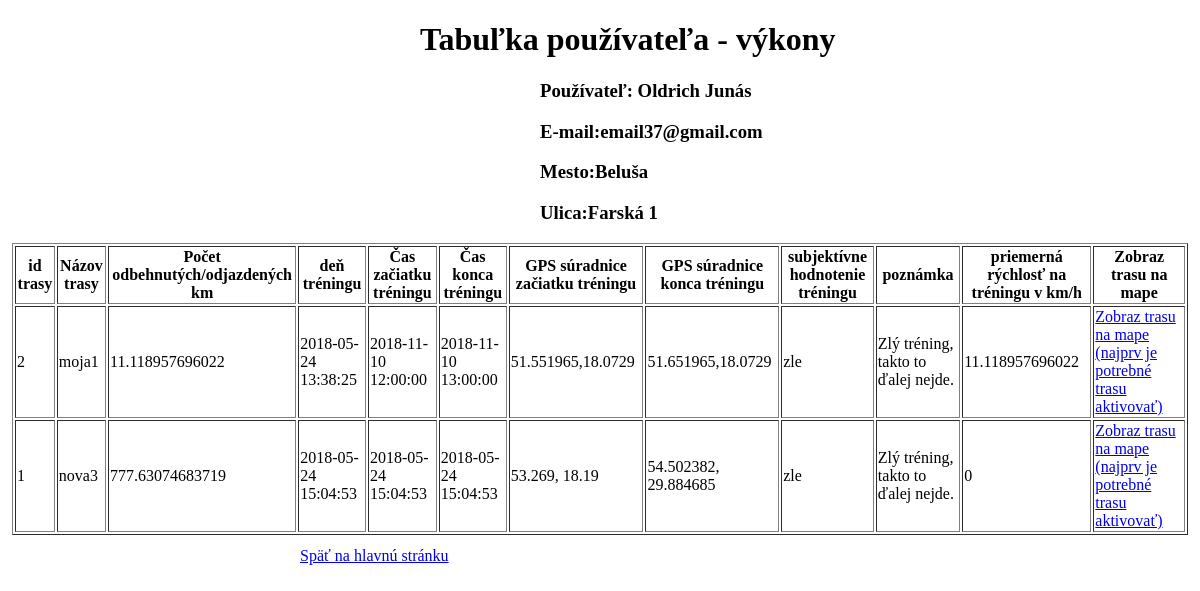
The app's page /VykonyTabulka.php?vykon=email37@gmail.com (signed in) with its own data.
### tables this page shows
CREATE TABLE `User` (
  `id` int(11) NOT NULL,
  `priezvisko` varchar(40) DEFAULT NULL,
  `meno` varchar(40) DEFAULT NULL,
  `email` varchar(40) NOT NULL,
  `pass` varchar(200) NOT NULL,
  `type` int(11) NOT NULL,
  `valid` int(11) NOT NULL,
  `hash` varchar(200) DEFAULT NULL,
  `stredna` varchar(100) DEFAULT NULL,
  `stredna_adresa` varchar(100) DEFAULT NULL,
  `bydlisko_ulica` varchar(100) DEFAULT NULL,
  `psc` varchar(20) DEFAULT NULL,
  `bydlisko_obec` varchar(100) DEFAULT NULL
);

CREATE TABLE `cvicenie` (
  `id` bigint(20) UNSIGNED NOT NULL,
  `trasa_id` bigint(20) NOT NULL,
  `user_id` bigint(20) NOT NULL,
  `start` varchar(100) NOT NULL,
  `ciel` varchar(100) NOT NULL,
  `zaciatok` datetime NOT NULL,
  `koniec` datetime NOT NULL,
  `pridane` datetime NOT NULL DEFAULT CURRENT_TIMESTAMP
);

### VykonyTabulka.php (the view, shortened to what this page needs)
 <!DOCTYPE html>
<html lang="sk">
<html>
  <head>
  <link rel="stylesheet" type="text/css" href="styly.css">
  </head>
  <body>
   <h1>Tabuľka používateľa - výkony</h1>
<?php
$servername = DB_HOSTNAME;
$username = DB_USERNAME;
$password = DB_PASSWORD;
$dbname = DB_DATABASE;
$conn = new mysqli($servername, $username, $password, $dbname);
$conn->set_charset("utf8");
    $userMail=$_GET['vykon'];
    $sql1 = "SELECT meno, priezvisko, email,bydlisko_ulica,bydlisko_obec from  ".USER_TABLE." where email=\"$userMail\"";
    $result1 = $conn->query($sql1);
 $NAME="";
  $SURNAME="";
  $MAIL="";
  $BYDUL="";
  $BYDOB="";
      if ($result1->num_rows > 0) {
    while($row1= $result1->fetch_assoc()) {
     $NAME=$row1["meno"];
  $SURNAME=$row1["priezvisko"];
  $MAIL=$row1["email"];
  $BYDUL=$row1["bydlisko_ulica"];
  $BYDOB=$row1["bydlisko_obec"];
    }
    }
   echo "<h3>Používateľ: $NAME $SURNAME</h3>";
  echo "<h3>E-mail:$MAIL </h3>";
  echo "<h3>Mesto:$BYDOB </h3>";
   echo "<h3>Ulica:$BYDUL </h3>";
  echo "<table id=\"tabulka\" border=\"1\">";
  echo "<thead><tr><th>id trasy</th><th>Názov trasy</th>";
 echo "<th>Počet odbehnutých/odjazdených km</a></th>";
 echo "<th>deň tréningu</th>";
 echo "<th>Čas začiatku tréningu</th>";
  echo "<th>Čas konca tréningu</th>";
   echo "<th>GPS súradnice začiatku tréningu</th>";
    echo "<th>GPS súradnice konca tréningu</th>";
     echo "<th>subjektívne hodnotenie tréningu</th>";
     echo "<th>poznámka</th>";
     echo "<th>priemerná rýchlosť na tréningu v km/h</th>";
     echo "<th>Zobraz trasu na mape</th></tr> </thead>";
$sql = "SELECT  b.type, a.id, a.nazov, c.pridane, c.zaciatok, c.koniec, c.start as GPSstart,c.ciel as GPSciel from trasa a join  ".USER_TABLE." b on a.autor = b.id join cvicenie c  on a.id=c.trasa_id where b.email=\"$userMail\" ";
$result = $conn->query($sql);
    $IDs=array();
    $Nazovtrasy=array();
  $Odjazdenekm=array();
   $Dentreningu=array();
    $Caszactrening=array();
     $Caskontrening=array();
      $GPSzactrening=array();
        $GPSkonctrening=array();
          $Hodnotenie=array();
        $Poznamka=array();
         $Priemernarychlost=array();
         $Lats1=array();
         $Longs1=array();
         $Lats2=array();
         $Longs2=array();
         $LongsDelta=array();
         $distance =array();
         $duration =array();
    $i=0;
if ($result->num_rows > 0) {
    while($row = $result->fetch_assoc()) {
       $IDs[$i]=$row["id"];
      $Nazovtrasy[$i]=$row["nazov"];
    $Dentreningu[$i]=$row["pridane"];
    $Caszactrening[$i]=$row["zaciatok"];
     $Caskontrening[$i]=$row["koniec"];
      $duration[$i]=(strtotime($Caskontrening[$i])-strtotime($Caszactrening[$i]))/3600;
      $GPSzactrening[$i]=$row["GPSstart"];
       $position=strpos($GPSzactrening[$i],",");
        $Lats1[$i]=floatval(substr($GPSzactrening[$i],0,$position));
        $Longs1[$i]=floatval(substr($GPSzactrening[$i],$position+1,$position));
        $GPSkonctrening[$i]=$row["GPSciel"];
          $position=strpos($GPSkonctrening[$i],",");
          $Lats2[$i]=floatval(substr($GPSkonctrening[$i],0,$position));
        $Longs2[$i]=floatval(substr($GPSkonctrening[$i],$position+1,$position));
        $LongsDelta[$i]=$Longs1[$i] - $Longs2[$i];
         $distance[$i] = (sin(deg2rad($Lats1[$i])) * sin(deg2rad($Lats2[$i]))) + (cos(deg2rad($Lats1[$i])) * cos(deg2rad($Lats2[$i])) * cos(deg2rad($LongsDelta[$i])));
          $distance[$i] =acos($distance[$i]);
           $distance[$i] =rad2deg($distance[$i]);
            $distance[$i] =$distance[$i]*60*1.1515*1.609344;
        $Odjazdenekm[$i]=$distance[$i];
          if($duration[$i]!=0)
            $Priemernarychlost[$i]=$Odjazdenekm[$i]/$duration[$i];
        else
            $Priemernarychlost[$i]=0;
          if($Priemernarychlost[$i]<40 ) {
                  $Hodnotenie[$i]="zle";
                  $Poznamka[$i]="Zlý tréning, takto to ďalej nejde.";
                 }
       echo "<tr><td>" .$IDs[$i]. "</td><td>" .$Nazovtrasy[$i] . "</td><td>" . $Odjazdenekm[$i]."</td><td>". $Dentreningu[$i]."</td><td>" . $Caszactrening[$i]."</td><td>" .  $Caskontrening[$i]. "</td><td>" .$GPSzactrening[$i] ."</td><td>" . $GPSkonctrening[$i]."</td><td>" .$Hodnotenie[$i]."</td><td>" .$Poznamka[$i]."</td><td>" . $Priemernarychlost[$i]."</td><td>" .  "<a href=\"Trasy.php?trasa=$IDs[$i]\">Zobraz trasu na mape (najprv je potrebné trasu aktivovať)</a>" ."</td></tr>";
    $i=$i+1;
    }
} else {
    echo "0 results";
}
echo "</table>";
?>
      <a id="zobraz2" href="index.php">Späť na hlavnú stránku<a>
</body>
</html>

### styly.css (style rules this page uses)
html, body { height: 100%; margin: 0; padding: 0; }

### VykonyTabulka.php (style rules this page uses)
#zobraz2 { margin-left:25%; }
#tabulka { margin:1%; }
h3 { margin-left:45%; }
h1 { margin-left:35%; }

### records on screen
user: meno "Oldrich", priezvisko "Junás", email "email37@gmail.com", bydlisko_obec "Beluša", bydlisko_ulica "Farská 1"
cvicenie: i "2", i "moja1", i "11.118957696022", i "2018-05-24 13:38:25", i "2018-11-10 12:00:00", i "2018-11-10 13:00:00", i "51.551965,18.0729", i "51.651965,18.0729", i "zle", i "Zlý tréning, takto to ďalej nejde."
cvicenie: i "1", i "nova3", i "777.63074683719", i "2018-05-24 15:04:53", i "53.269, 18.19", i "54.502382, 29.884685", i "zle", i "Zlý tréning, takto to ďalej nejde.", i "0"
